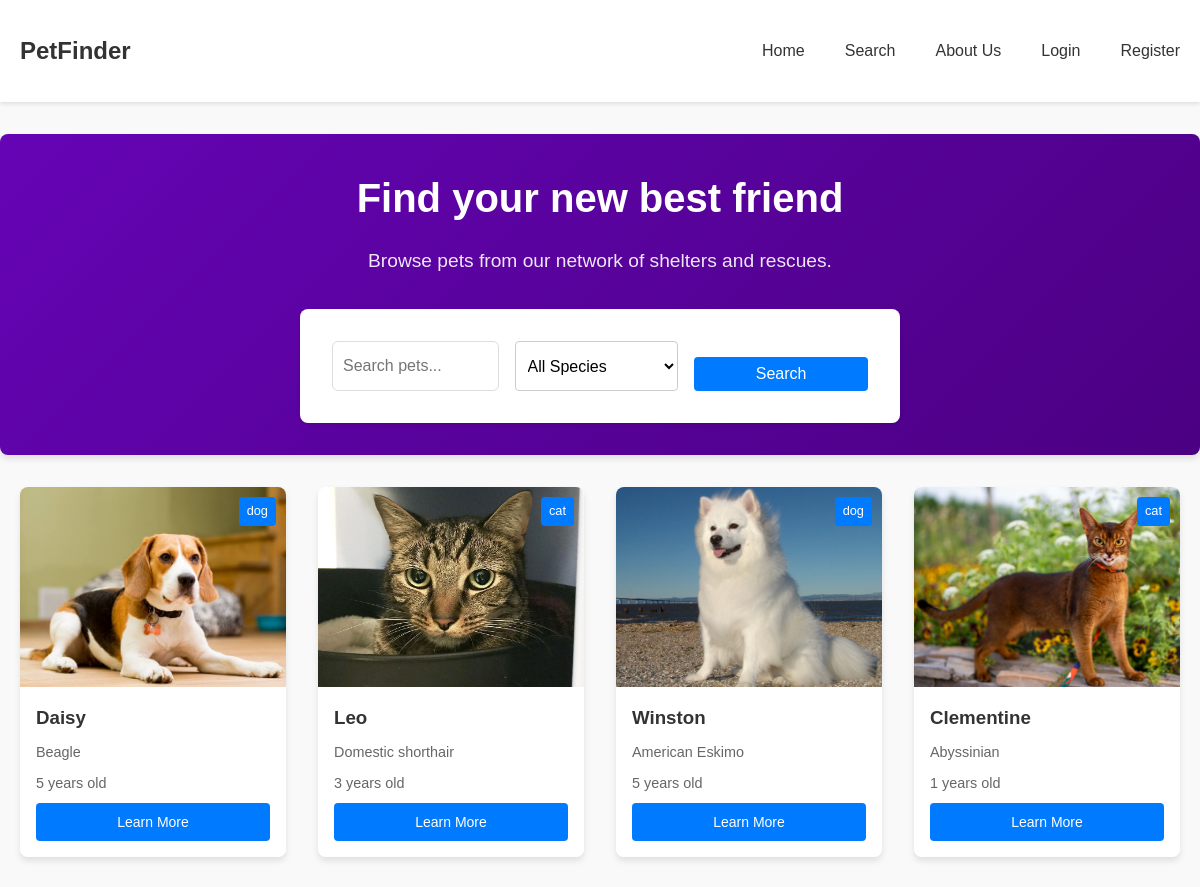
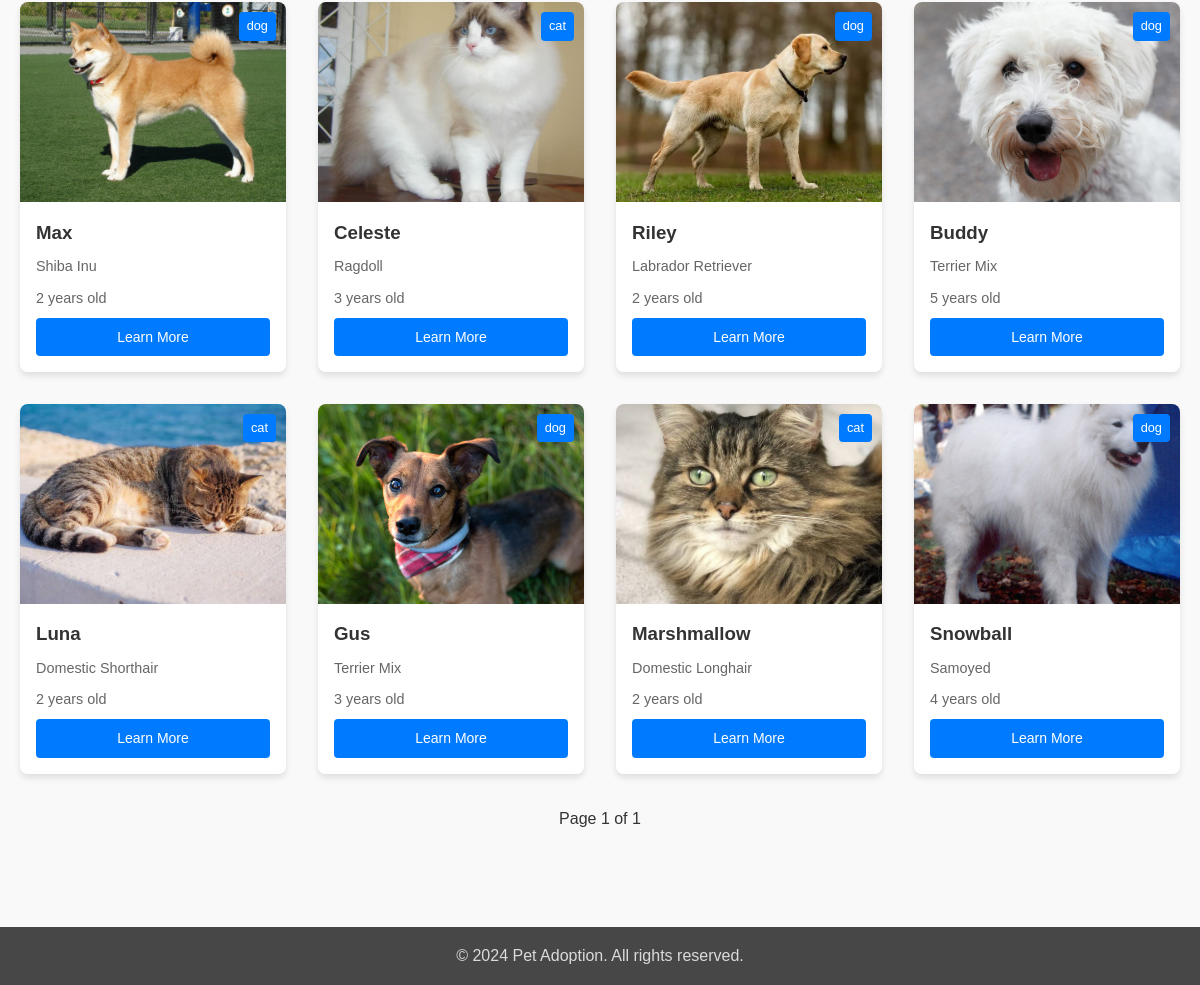
The page / on the database its author committed (2 pictures, top to bottom).
### app.py (models this page shows)
class Pet(db.Model):
    id = db.Column(db.Integer, primary_key=True)
    name = db.Column(db.String(80), nullable=False)
    species = db.Column(db.String(50), nullable=False)
    breed = db.Column(db.String(50))
    age = db.Column(db.Integer)
    description = db.Column(db.Text)
    image_filename = db.Column(db.String(200))  # Changed from image_url
    created_at = db.Column(db.DateTime, default=datetime.utcnow)
    owner_id = db.Column(db.Integer, db.ForeignKey('user.id'), nullable=False)
    adoption_requests = db.relationship('AdoptionRequest', backref='pet', lazy=True)

### app.py (the view)
@app.route('/')
def index():
    page = request.args.get('page', 1, type=int)
    pets = Pet.query.order_by(Pet.created_at.desc()).paginate(page=page, per_page=12)
    total_pets = Pet.query.count()
    app.logger.info(f"Total pets in database: {total_pets}")
    return render_template('index.html', pets=pets, total_pets=total_pets)

### templates/index.html (shortened to what this page needs)
{% extends "base.html" %}
{% block content %}
<section class="hero">
    <div class="container">
        <h1>Find your new best friend</h1>
        <p>Browse pets from our network of shelters and rescues.</p>
        <form action="{{ url_for('search') }}" class="search-form">
            <input type="text" name="query" placeholder="Search pets..." class="search-input">
            <select name="species" class="filter-select">
                <option value="">All Species</option>
            </select>
            <button type="submit" class="search-button">Search</button>
        </form>
    </div>
</section>
<section class="pet-grid container">
    {% for pet in pets.items %}
    <div class="pet-card">
        <div class="pet-card-image">
            <img src="{{ url_for('uploaded_file', filename=pet.image_filename) }}" alt="{{ pet.name }}">
            <span class="pet-card-badge">{{ pet.species }}</span>
        </div>
        <div class="pet-card-content">
            <h3>{{ pet.name }}</h3>
            <p class="pet-card-breed">{{ pet.breed }}</p>
            <p class="pet-card-age">{{ pet.age }} years old</p>
            <a href="{{ url_for('pet_detail', id=pet.id) }}" class="pet-card-button">Learn More</a>
        </div>
    </div>
    {% endfor %}
</section>
<div class="pagination container">
    <span>Page {{ pets.page }} of {{ pets.pages }}</span>
</div>
{% endblock %}

### templates/base.html (shortened to what this page needs)
<!DOCTYPE html>
<html lang="en">
<head>
    <link rel="stylesheet" href="{{ url_for('static', filename='css/style.css') }}">
</head>
<body>
    <div class="page-container">
        <nav class="navbar">
            <div class="container">
                <a href="{{ url_for('index') }}" class="logo">PetFinder</a>
                <div class="nav-links">
                    <a href="{{ url_for('index') }}">Home</a>
                    <a href="{{ url_for('search') }}">Search</a>
                    <a href="{{ url_for('about') }}">About Us</a>
                    {% if current_user.is_authenticated %}
                        {% if current_user.is_shelter %}
                            <a href="{{ url_for('create_pet') }}">Add Pet</a>
                        {% endif %}
                        <a href="{{ url_for('logout') }}">Logout</a>
                    {% else %}
                        <a href="{{ url_for('login') }}">Login</a>
                        <a href="{{ url_for('register') }}">Register</a>
                    {% endif %}
                </div>
            </div>
        </nav>
        <main>
            {% block content %}
            {% endblock %}
        </main>
        <footer>
            <div class="container">
                <p>&copy; 2024 Pet Adoption. All rights reserved.</p>
            </div>
        </footer>
    </div>
</body>
</html>

### rows shown on the page
Pet: image_filename (picture), species "dog", name "Daisy", breed "Beagle", age "5"
Pet: image_filename (picture), species "cat", name "Leo", breed "Domestic shorthair", age "3"
Pet: image_filename (picture), species "dog", name "Winston", breed "American Eskimo", age "5"
Pet: image_filename (picture), species "cat", name "Clementine", breed "Abyssinian", age "1"
Pet: image_filename (picture), species "dog", name "Max", breed "Shiba Inu", age "2"
Pet: image_filename (picture), species "cat", name "Celeste", breed "Ragdoll", age "3"
Pet: image_filename (picture), species "dog", name "Riley", breed "Labrador Retriever", age "2"
Pet: image_filename (picture), species "dog", name "Buddy", breed "Terrier Mix", age "5"
Pet: image_filename (picture), species "cat", name "Luna", breed "Domestic Shorthair", age "2"
Pet: image_filename (picture), species "dog", name "Gus", breed "Terrier Mix", age "3"
Pet: image_filename (picture), species "cat", name "Marshmallow", breed "Domestic Longhair", age "2"
Pet: image_filename (picture), species "dog", name "Snowball", breed "Samoyed", age "4"

### other values the page prints
{{ pets.page }} "1"
{{ pets.pages }} "1"
